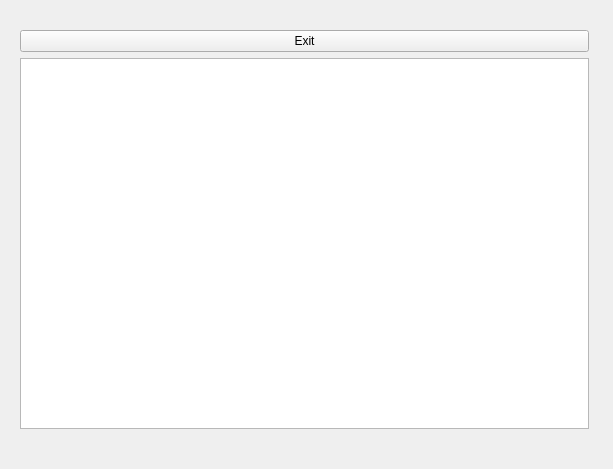
<?xml version="1.0" encoding="UTF-8"?>
<ui version="4.0">
 <class>AdoptionListView</class>
 <widget class="QWidget" name="AdoptionListView">
  <property name="geometry">
   <rect>
    <x>0</x>
    <y>0</y>
    <width>613</width>
    <height>469</height>
   </rect>
  </property>
  <property name="windowTitle">
   <string>AdoptionListView</string>
  </property>
  <widget class="QWidget" name="verticalLayoutWidget">
   <property name="geometry">
    <rect>
     <x>9</x>
     <y>19</y>
     <width>591</width>
     <height>421</height>
    </rect>
   </property>
   <layout class="QVBoxLayout" name="verticalLayout">
    <item>
     <widget class="QPushButton" name="exitButton">
      <property name="text">
       <string>Exit</string>
      </property>
     </widget>
    </item>
    <item>
     <widget class="QTableView" name="tableView"/>
    </item>
   </layout>
  </widget>
 </widget>
 <layoutdefault spacing="6" margin="11"/>
 <resources/>
 <connections/>
</ui>
